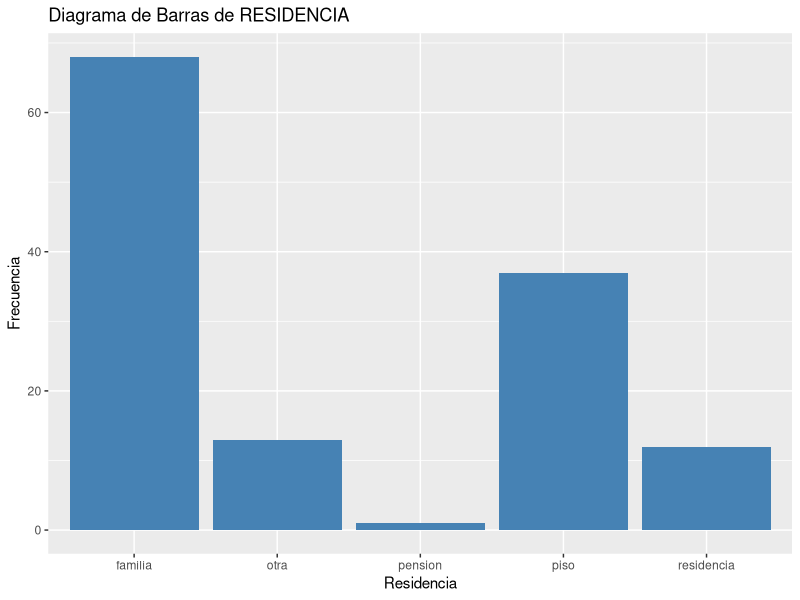
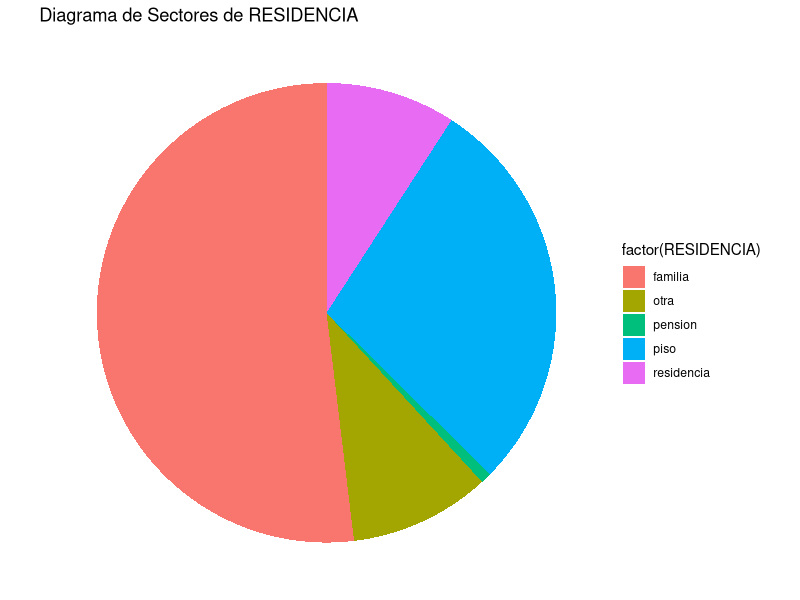

Generate these figures, in order, with R:
## ---- chunk 1
library(tidyverse)
# Carga de datos: CURS8990-Codif [cite: 4]
# Se recomienda exportar el archivo original a .csv para evitar errores de compatibilidad.
datos <- read_csv("CURS8990-Codif.csv")
## ---- chunk 2
### 2.1 Análisis de RESIDENCIA
# Tabla de frecuencias [cite: 857]
tabla_residencia <- datos %>%
  count(RESIDENCIA) %>%
  mutate(porcentaje = n / sum(n) * 100)

# Diagrama de barras [cite: 861]
ggplot(datos, aes(x = factor(RESIDENCIA))) +
  geom_bar(fill = "steelblue") +
  labs(title = "Diagrama de Barras de RESIDENCIA", x = "Residencia", y = "Frecuencia")

# Diagrama de sectores (tarta) [cite: 863]
ggplot(tabla_residencia, aes(x = "", y = n, fill = factor(RESIDENCIA))) +
  geom_bar(stat = "identity", width = 1) +
  coord_polar("y", start = 0) +
  theme_void() +
  labs(title = "Diagrama de Sectores de RESIDENCIA")
